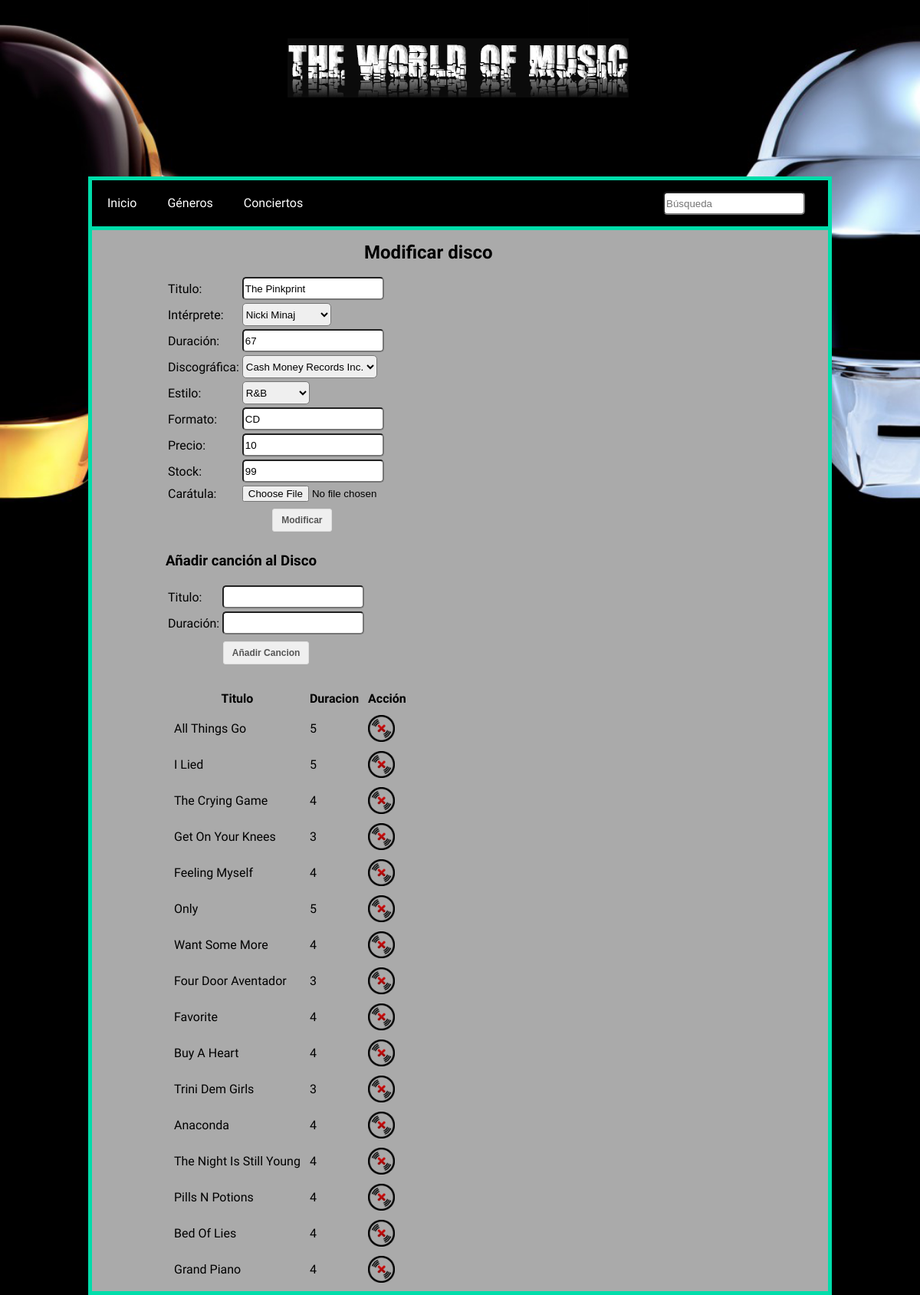
The page /modificardisco.php?idDisco=1 on the database its author committed.
### tables this page shows
CREATE TABLE IF NOT EXISTS `disco` (
  `idDisco` int(5) NOT NULL,
  `titulo` varchar(50) DEFAULT NULL,
  `duracion` int(5) DEFAULT NULL,
  `formato` varchar(50) DEFAULT NULL,
  `precio` decimal(6,0) DEFAULT NULL,
  `stock` int(5) DEFAULT NULL,
  `caratula` varchar(50) NOT NULL,
  `idDiscografica` int(9) NOT NULL,
  `idInter` int(9) NOT NULL,
  `idEstilo` int(9) NOT NULL
);

CREATE TABLE IF NOT EXISTS `canciones` (
  `idCancion` int(9) NOT NULL,
  `titulo` varchar(50) NOT NULL,
  `duracion` int(9) NOT NULL,
  `idDisco` int(5) NOT NULL
);

### modificardisco.php (the view, shortened to what this page needs)
<html>
    <head>
        <?php
            switch ($line["tema"]) {
        ?>
        <?php
                default:
        ?>
                    <link href="css/estilos.css" rel="stylesheet" type="text/css">
        <?php
                    break;
            }
        ?>
        <link href="css/estilosModificar.css" rel="stylesheet" type="text/css">
    </head>
    <body>
    <div id="top">
        <a href="index.php"><div id="logo"></div></a>
    </div>
    <div id="middle">
        <?php
            include("menu.php");
        ?>
        <div id="contenido">
        <?php
        if(!empty($_GET['idDisco'])){
            $query="SELECT * FROM disco where idDisco='".$_GET['idDisco']."'";
            $result = mysql_query($query) or die('Consulta fallida: ' . mysql_error());
            $line = mysql_fetch_array($result, MYSQL_ASSOC);
            $query = "SELECT * FROM interprete";
            $result2 = mysql_query($query) or die('Consulta fallida: ' . mysql_error());
            $query = "SELECT * FROM discografica";
            $result3 = mysql_query($query) or die('Consulta fallida: ' . mysql_error());
            $query = "SELECT * FROM estilo";
            $result4 = mysql_query($query) or die('Consulta fallida: ' . mysql_error());
            $query="SELECT * FROM canciones where idDisco='".$_GET['idDisco']."'";
            $result5 = mysql_query($query) or die('Consulta fallida: ' . mysql_error());
            echo "<h2>Modificar disco</h2>";
            echo "<form method='post'  action='modificardisco.php'>";
            echo "<table>";
            echo "<tr><td>Titulo:</td><td><input type='text' class='texto' name='titulo' value='".$line['titulo']."' required></td></tr>";
            echo "<tr><td>Intérprete:</td><td><select class='texto' name='interp'>";
            while ($line2 = mysql_fetch_array($result2, MYSQL_ASSOC)) {
                if($line['idInter']==$line2['idInt']){
                    echo "<option value='".$line2['idInt']."' selected>".$line2['alias']."</option>";
                }else{
                    echo "<option value='".$line2['idInt']."'>".$line2['alias']."</option>";
                }
            }
            echo "<tr><td>Duración:</td><td><input type='text' class='texto' name='duracion' value='".$line['duracion']."'></td></tr>";
            echo "<tr><td>Discográfica:</td><td><select class='texto' name='discog'>";
            while ($line3 = mysql_fetch_array($result3, MYSQL_ASSOC)) {
                if($line['idDiscografica']==$line3['idDiscografica']){
                    echo "<option value='".$line3['idDiscografica']."' selected>".$line3['nombre']."</option>";
                }else{
                    echo "<option value='".$line3['idDiscografica']."'>".$line3['nombre']."</option>";
                }
            }
            echo "<tr><td>Estilo:</td><td><select class='texto' name='estilo'>";
            while ($line4 = mysql_fetch_array($result4, MYSQL_ASSOC)) {
                if($line['idEstilo']==$line4['idEstilo']){
                    echo "<option value='".$line4['idEstilo']."' selected>".$line4['tipo']."</option>";
                }else{
                    echo "<option value='".$line4['idEstilo']."'>".$line4['tipo']."</option>";
                }
            }
            echo "<tr><td>Formato:</td><td><input type='text' class='texto' name='formato' value='".$line['formato']."'></td></tr>";
            echo "<tr><td>Precio:</td><td><input type='text' class='texto' name='precio' value='".$line['precio']."'></td></tr>";
            echo "<tr><td>Stock:</td><td><input type='text' class='texto' name='stock' value='".$line['stock']."'></td></tr>";
            echo "<tr><td>Carátula:</td><td><input type='file' accept='image/*' name='caratula'></td></tr>";
            echo "<tr><td colspan=2 align=center><input type='submit' name='modif' class='button' value='Modificar'></td></tr>";
            echo "</table>";
            echo "</form>";
            echo "<h3>Añadir canción al Disco</h3>";
            echo "<form method='post' action='modificardisco.php'>";
            echo "<table>";
            echo "<tr><td>Titulo:</td><td><input type='text' class='texto' name='titulo' required></td></tr>";
            echo "<tr><td>Duración:</td><td><input type='text' class='texto' name='duracion' required></td></tr>";
            echo "<tr><td colspan=2 align=center><input type='submit' name='anadirCan' class='button' value='Añadir Cancion'></td></tr>";
            echo "</table>";
            echo "</form>";
            echo "<table id='listaCa' cellspacing=10>";
            echo "<tr><th>Titulo</th><th>Duracion</th><th>Acción</th>";
            while ($line5 = mysql_fetch_array($result5, MYSQL_ASSOC)) {
                $cod=$line5['idCancion'];
                echo "<tr><td>".$line5['titulo']."</td><td>".$line5['duracion']."</td>
                <td><a href='eliminar.php?idCancion=$cod'><img src='imagenes/eliminar.png' onclick='javascript:return confirmacion();' title='Eliminar' width='35px' height='35px'></a></td></tr>";
            }
        }
    ?>
        </div>
    </div>
    </body>
</html>

### css/estilos.css (style rules this page uses)
body { margin: 0 auto; background-image: url(../imagenes/fondo.png); background-repeat: no-repeat; background-size: 100%; background-color: #000; font-family: 'Muli', sans-serif; }
.button { display: inline-block; text-decoration: none; font: bold 12px/12px Arial !important; padding: 8px 11px; color: #555; border: 1px solid #dedede; border-radius: 3px; margin: 5px; cursor: pointer; }
.texto { height: 30px; border-radius: 5px; display: inline-block; }
#top { margin-top: 50px; }
#logo { margin: 0 auto; width: 450px; height: 80px; background-image: url(../imagenes/logo.png); background-repeat: no-repeat; }
#middle { width: 80%; margin: 0 auto; background-color: #AAA; border: 5px solid #0DA; }
#contenido { width: 80%; margin: 0 auto; }
#contenido>h2 { width: 250px; margin: 0 auto; margin-top: 15px; margin-bottom: 15px; }
#contenido>h3 { width: 500px; }

### css/estilosModificar.css (style rules this page uses)
#middle { margin-top: 100px; }

### rows shown on the page
disco: titulo "The Pinkprint", duracion "67", formato "CD", precio "10", stock "99"
canciones: titulo "All Things Go", duracion "5"
canciones: titulo "I Lied", duracion "5"
canciones: titulo "The Crying Game", duracion "4"
canciones: titulo "Get On Your Knees", duracion "3"
canciones: titulo "Feeling Myself", duracion "4"
canciones: titulo "Only", duracion "5"
canciones: titulo "Want Some More", duracion "4"
canciones: titulo "Four Door Aventador", duracion "3"
canciones: titulo "Favorite", duracion "4"
canciones: titulo "Buy A Heart", duracion "4"
canciones: titulo "Trini Dem Girls", duracion "3"
canciones: titulo "Anaconda", duracion "4"
canciones: titulo "The Night Is Still Young", duracion "4"
canciones: titulo "Pills N Potions", duracion "4"
canciones: titulo "Bed Of Lies", duracion "4"
canciones: titulo "Grand Piano", duracion "4"

### other values the page prints
form field interp "Nicki Minaj"
form field discog "Cash Money Records Inc."
form field estilo "R&B"
